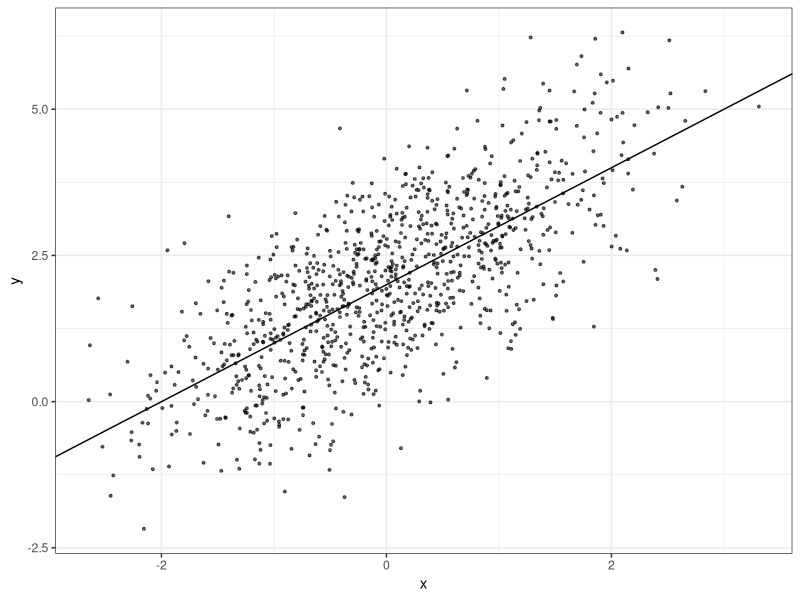
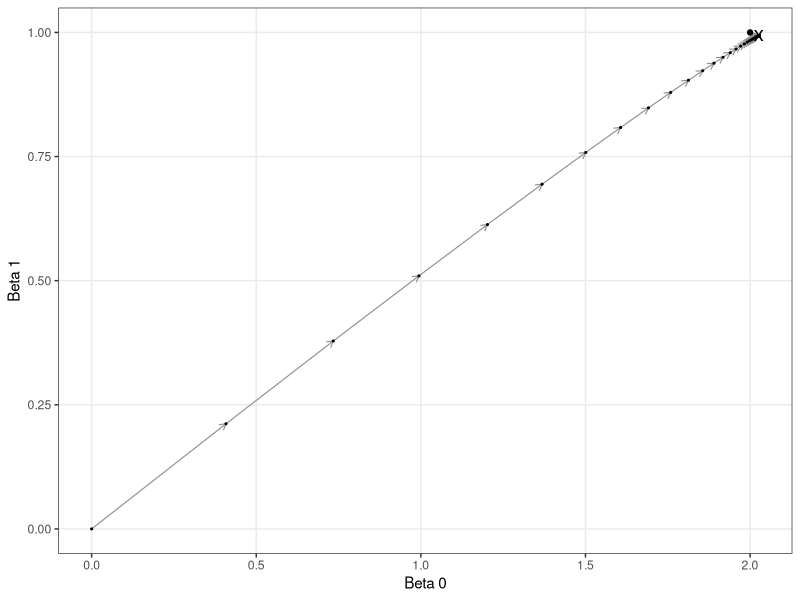
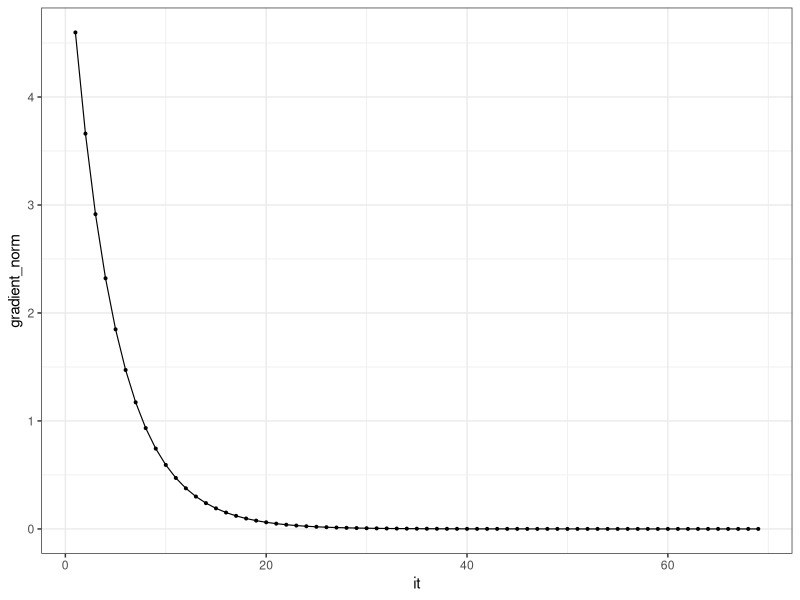
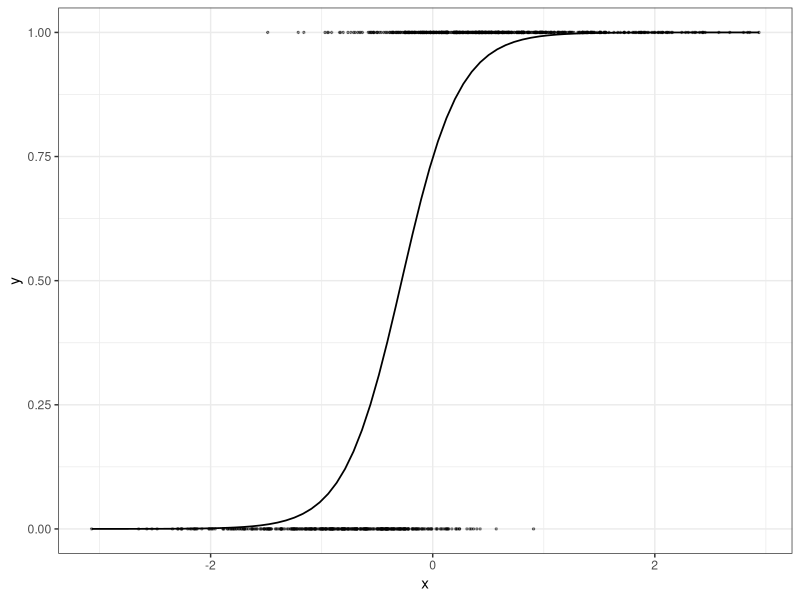
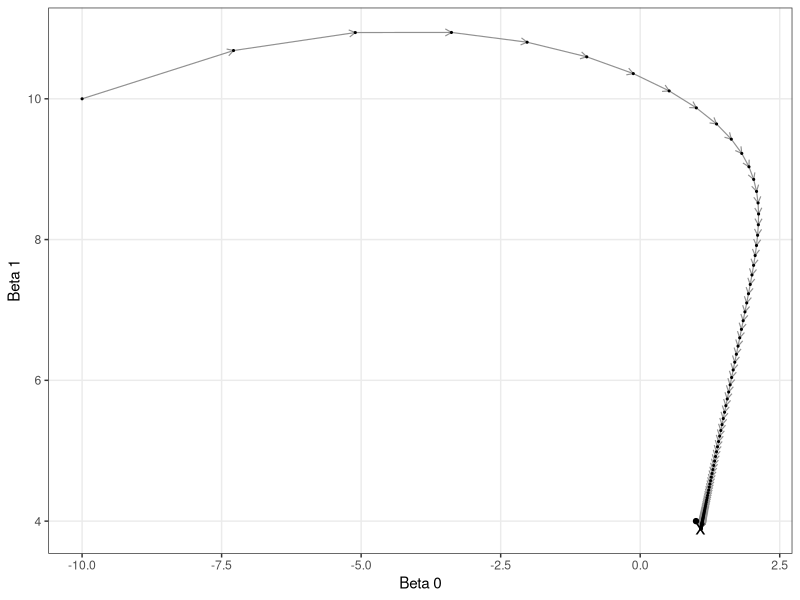
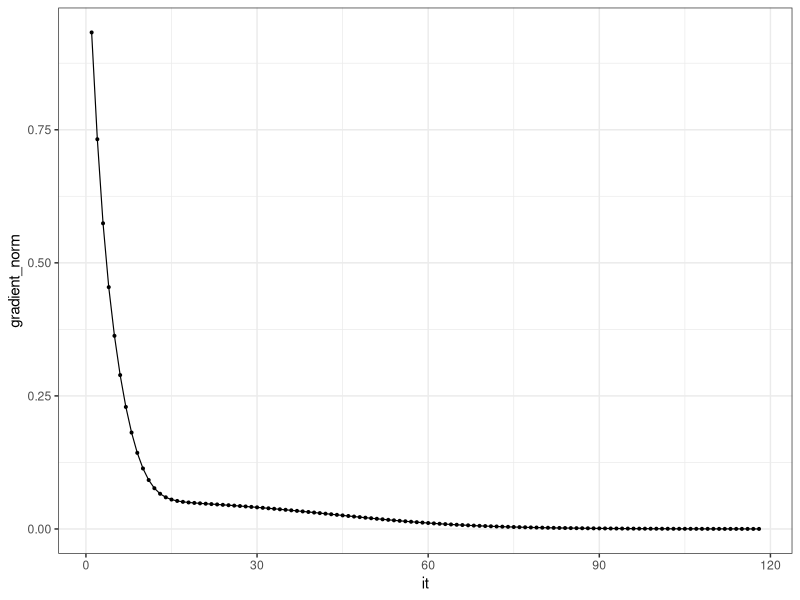
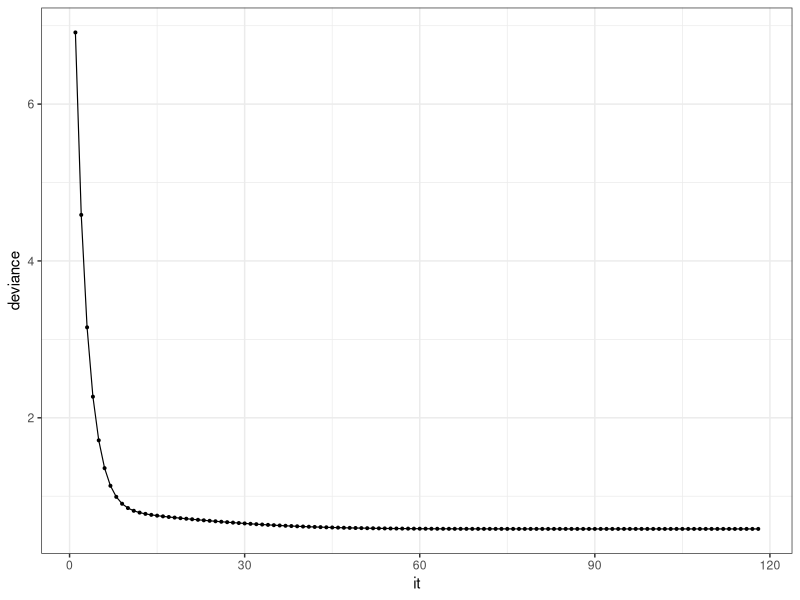
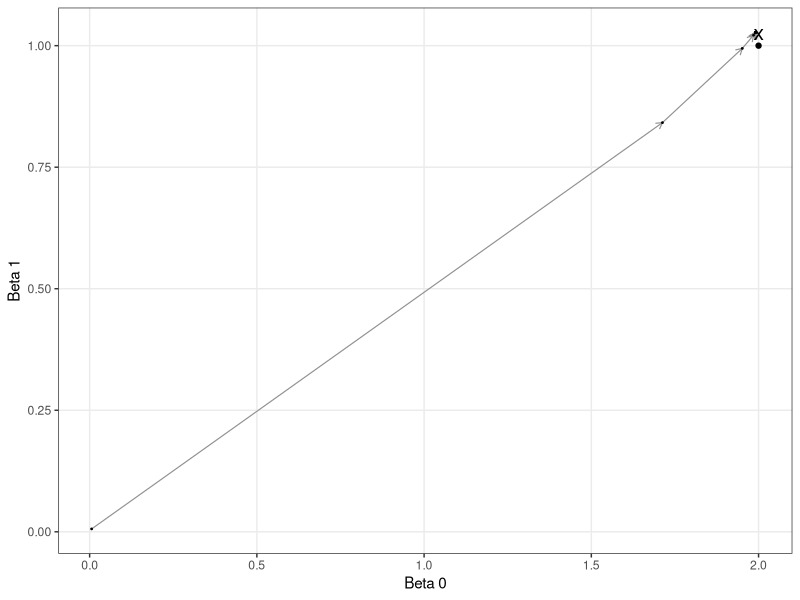

These figures' R source, in order:
## ---- chunk 1
knitr::opts_chunk$set(echo = TRUE)
## ---- chunk 2
library(tidyverse)

theme_set(theme_bw())


N <- 1000
beta_0 <- 2
beta_1 <- 1

set.seed(20170909)
data <- tibble(x = rnorm(N),
               y = beta_0 + beta_1*x + rnorm(N))

model <- lm(y~x, data = data)


(data %>% 
    ggplot(aes(x, y)) +
    geom_point(size = 0.7, alpha = 0.6) +
    geom_abline(slope = beta_1, intercept = beta_0)
) 
## ---- chunk 3
gradient <- function(data, betas){
  n <- nrow(data)
  const <- rep(1, nrow(data))
  li <- data$y - betas[1]*const - betas[2]*data$x
  g1 <- -2*sum(li)/n
  g2 <- -2*sum(li*data$x)/n
  return(c(g1, g2))
}
## ---- chunk 4
max_it <- 100
data_gradient_descent <- tibble(it = 1:max_it,
                                beta_0 = rep(0, max_it),
                                beta_1 = rep(0, max_it),
                                gradient_norm = rep(0, max_it))

i = 0
betas <- c(0, 0)
alpha = 0.1
while(i < max_it){
  i = i + 1
  g <- gradient(data, betas)
  g_norm <- sqrt(sum(g^2))
  g_unit <- g/g_norm
  data_gradient_descent$beta_0[i] <- betas[1]
  data_gradient_descent$beta_1[i] <- betas[2]
  data_gradient_descent$gradient_norm[i] <- g_norm
  if(g_norm < 0.000001) break
  betas <- betas - alpha*g
}


data_gradient_descent <- data_gradient_descent[1:i,]
## ---- chunk 5
data_gradient_descent %>% 
  ggplot(aes(beta_0, beta_1)) +
  xlab("Beta 0") +
  ylab("Beta 1") +
  geom_segment(
    aes(
      xend = c(tail(beta_0, n = -1), NA),
      yend = c(tail(beta_1, n = -1), NA)
    ),
    size = 0.4,
    color = '#919191',
    arrow = arrow(length = unit(0.18, "cm"))
  ) +
  geom_point(size = 0.4, color = 'black') +
  geom_point(aes(x, y),
             data = tibble(x = beta_0,
                           y = beta_1)) +
  geom_point(aes(x, y),
             data = tibble(x = model$coefficients[1],
                           y = model$coefficients[2]),
             shape = 'x',
             size = 5) +
  theme(
    panel.grid.minor = element_blank()
  )
## ---- chunk 6
data_gradient_descent %>% 
  ggplot(aes(it, gradient_norm)) +
  geom_point(size = 0.7) +
  geom_line(size = 0.4)
## ---- chunk 7
# Delete all generated objects
rm(list = ls()) 
## ---- chunk 8
N <- 1000
beta_0 <- 1
beta_1 <- 4

set.seed(124362)
data <- tibble(x = rnorm(N),
               z = beta_0 + beta_1*x,
               pr = 1/(1 + exp(-z)),
               y = rbinom(1000, 1, pr))

model <- glm(y ~ x, data = data, family = "binomial")


data %>% 
  ggplot(aes(x, y)) +
  geom_point(size = 0.5, alpha = 0.4) +
  stat_smooth(method="glm", 
              method.args = list(family = "binomial"), 
              se = FALSE,
              size = 0.6,
              color = 'black')
## ---- chunk 9
backtrack <- function(betas, g, alpha, deviance, data, rho = 0.5, max_iter = 50, c1 = 10^-4){
  funct_value <- do.call(deviance, list(betas, data))
  norm_pk <- sum(g^2)
  i = 0
  while(i < max_iter){
    i = i + 1
    left <- do.call(deviance, list(betas - alpha*g, data))
    right <- funct_value + c1*alpha*norm_pk
    if(left <= right) break
    alpha = alpha*rho
  }
  return(list(alpha = alpha,
              iter = i))
}
## ---- chunk 10
h <- function(x){
  return(1/(1 + exp(-x)))
}

gradient <- function(data, betas){
  n <- nrow(data)
  const <- rep(1, nrow(data))
  bx <- betas[1]*const + betas[2]*data$x
  li <- data$y - h(bx)
  g1 <- -2*sum(li)/n
  g2 <- -2*sum(li*data$x)/n
  return(c(g1, g2))
}


deviance <- function(betas, data = data){
  n <- nrow(data)
  const <- rep(1, nrow(data))
  bx <- betas[1]*const + betas[2]*data$x
  hbx <- h(bx)
  aux <- (1 - data$y)*log(1 - hbx)
  aux2 <- ifelse(is.nan(aux), 0, aux)
  li <- data$y*log(hbx) + aux2
  d <- -2*sum(li)/n
  return(d)
}
## ---- chunk 11
max_it <- 1000
data_gradient_descent <- tibble(it = 1:max_it,
                                beta_0 = rep(0, max_it),
                                beta_1 = rep(0, max_it),
                                gradient_norm = rep(0, max_it),
                                deviance = rep(0, max_it),
                                alpha = rep(0, max_it))

i = 0
betas <- c(-10, 10) # reales 1 y 4
g <- gradient(data, betas)
g_norm <- sqrt(sum(g^2))
while(i < max_it){
  i = i + 1
  g_norm_0 <- g_norm # old gradient norm
  g <- gradient(data, betas)
  g_norm <- sqrt(sum(g^2))
  g_unit <- g/g_norm
  data_gradient_descent$beta_0[i] <- betas[1]
  data_gradient_descent$beta_1[i] <- betas[2]
  data_gradient_descent$gradient_norm[i] <- g_norm
  data_gradient_descent$deviance[i] <- deviance(betas, data)
  if(g_norm < 0.0001 & g_norm/g_norm_0 > 0.8) break
  backtrack_result <- backtrack(betas, g, 3, deviance, data)
  alpha <- backtrack_result[[1]]
  data_gradient_descent$alpha[i] <- alpha
  betas <- betas - alpha*g
}


data_gradient_descent <- data_gradient_descent[1:i,]
## ---- chunk 12
data_gradient_descent %>% 
  ggplot(aes(beta_0, beta_1)) +
  xlab("Beta 0") +
  ylab("Beta 1") +
  geom_segment(
    aes(
      xend = c(tail(beta_0, n = -1), NA),
      yend = c(tail(beta_1, n = -1), NA)
    ),
    size = 0.4,
    color = '#919191',
    arrow = arrow(length = unit(0.18, "cm"))
  ) +
  geom_point(size = 0.4, color = 'black') +
  geom_point(aes(x, y),
             data = tibble(x = beta_0,
                           y = beta_1)) +
  geom_point(aes(x, y),
             data = tibble(x = model$coefficients[1],
                           y = model$coefficients[2]),
             shape = 'x',
             size = 5) +
  theme(panel.grid.minor = element_blank())
## ---- chunk 13

data_gradient_descent %>% 
  ggplot(aes(it, gradient_norm)) +
  geom_point(size = 0.7) +
  geom_line(size = 0.4)


data_gradient_descent %>% 
  ggplot(aes(it, deviance)) +
  geom_point(size = 0.7) +
  geom_line(size = 0.4)
## ---- chunk 14
# Delete all generated objects
rm(list = ls()) 
## ---- chunk 15
N <- 1000
beta_0 <- 2
beta_1 <- 1

data <- tibble(x = rnorm(N),
               y = beta_0 + beta_1*x + rnorm(N))

model <- lm(y~x, data = data)

## ---- chunk 16
# Gradient for an observation
gradient_row <- function(data_row, betas){
  li <- data_row$y - betas[1] - betas[2]*data_row$x
  g1 <- -2*li
  g2 <- -2*li*data_row$x
  return(c(g1, g2))
}

epoch_update <- function(data, betas, alpha, n_epoch, verbose = 1, reordering = F){
  n <- nrow(data)
  if(reordering) data$ix <- sample(1:n)
  else data$ix <- 1:n
  epoch_values <- tibble(
    n_epoch = rep(n_epoch, n),
    obs = 1:n,
    beta_0 = rep(0, n),
    beta_1 = rep(0, n),
    gradient_norm = rep(0, n))
  
  # Iterate over rows in data
  for(i in 1:n){
    # Update coefficients
    g <- gradient_row(data[data$ix == i,], betas) 
    betas <- betas - alpha*g
    # Print and write values in table to keep track and make plots
    g_norm <- sqrt(sum(g^2))
    g_unit <- g/g_norm
    epoch_values$beta_0[i] <- betas[1]
    epoch_values$beta_1[i] <- betas[2]
    epoch_values$gradient_norm[i] <- g_norm
    if(verbose == 2){
      cat(
        "\n\tEpoch: ", n_epoch,
        "\n\tObs: ", i, 
        "\n\tbeta_0: ", betas[1], 
        "\n\tbeta_1: ", betas[2],
        "\n\tgradient_norm: ", g_norm, 
        "\n\tDirection: ", g_unit[1], g_unit[2],
        "\n")
    }
  } # End for
  
  if(verbose == 1){
    cat(
      "\n\tEpoch: ", n_epoch,
      "\n\tbeta_0: ", epoch_values$beta_0[n],
      "\n\tbeta_1: ", epoch_values$beta_1[n],
      "\n\tgradient_norm: ", epoch_values$gradient_norm[n],
      "\n")
  }
  return(list(
    epoch_values = epoch_values,
    betas = betas
  ))
}
## ---- chunk 17
# Start the algorithm
max_it <- 300
n <- nrow(data)
data_gradient_descent <- tibble(
  epoch = rep(0, max_it*n),
  obs = 1:(max_it*n),
  beta_0 = rep(0, max_it*n),
  beta_1 = rep(0, max_it*n),
  gradient_norm = rep(0, max_it*n))

i = 0
betas <- c(0, 0)
alpha = 0.001
while(i < max_it){
  i = i + 1
  epoch_betas <- epoch_update(data, betas, alpha, i, verbose = 0)
  betas_old <- betas
  betas <- epoch_betas$betas
  data_gradient_descent[((i-1)*n + 1):((i)*n),] <- epoch_betas$epoch_values
  g_norm <- epoch_betas$epoch_values$gradient_norm[n]
  dif_betas_norm <- sum((betas - betas_old)^2)
  if(g_norm < 0.000001 | dif_betas_norm < 1e-15) break
}

data_gradient_descent <- data_gradient_descent[1:(i*n),]
data_gradient_descent$it <- 1:nrow(data_gradient_descent)

## ---- chunk 18
plot_gd_iter <- function(data_gradient_descent, model, beta_0, beta_1, denom = 0){
  if(denom > 0) {
    data <- data_gradient_descent %>% 
      filter(it %% floor(n/denom) == 1)
  } else {
    data <- data_gradient_descent
  }
  
  gg <- data %>% 
    ggplot(aes(beta_0, beta_1)) +
    xlab("Beta 0") +
    ylab("Beta 1") +
    geom_segment(
      aes(
        xend = c(tail(beta_0, n = -1), NA),
        yend = c(tail(beta_1, n = -1), NA)
      ),
      size = 0.4,
      color = '#919191',
      arrow = arrow(length = unit(0.18, "cm"))
    ) +
    geom_point(size = 0.3, color = 'black') +
    geom_point(aes(x, y),
               data = tibble(x = beta_0,
                             y = beta_1)) +
    geom_point(aes(x, y),
               data = tibble(x = model$coefficients[1],
                             y = model$coefficients[2]),
               shape = 'x',
               size = 5) +
    theme(
      panel.grid.minor = element_blank()
    )
  return(gg)
}

## ---- chunk 19
# Plots only at the beginning of each epoch
plot_gd_iter(data_gradient_descent, model, beta_0, beta_1, 1) 

# Plots all iterations in all epochs
data_gradient_descent %>% 
  ggplot(aes(beta_0, beta_1)) +
  xlab("Beta 0") +
  ylab("Beta 1") +
  geom_path(size = 0.1, color = 'black') +
  geom_point(size = 0.01, color = 'black', alpha = 0.2) +
  geom_point(aes(x, y),
             data = tibble(x = beta_0,
                           y = beta_1)) +
  geom_point(aes(x, y),
             data = tibble(x = model$coefficients[1],
                           y = model$coefficients[2]),
             shape = 'x',
             size = 5) +
  theme(
    panel.grid.minor = element_blank()
  )
## ---- chunk 20
###################################
###################################
### Logistic Regression
###################################
###################################

rm(list = setdiff(ls(), list("epoch_update", "plot_gd_iter")))

N <- 1000
beta_0 <- 1
beta_1 <- 4

data <- tibble(x = rnorm(N),
               z = beta_0 + beta_1*x,
               pr = 1/(1 + exp(-z)),
               y = rbinom(1000, 1, pr))

model <- glm(y ~ x, data = data, family = "binomial")


h <- function(x){
  return(1/(1 + exp(-x)))
}
## ---- chunk 21
gradient_row <- function(data_row, betas){
  bx <- betas[1] + betas[2]*data_row$x
  li <- li <- data_row$y - h(bx)
  g1 <- -2*li
  g2 <- -2*li*data_row$x
  return(c(g1, g2))
}
## ---- chunk 22
max_it <- 300
n <- nrow(data)
data_gradient_descent <- tibble(
  epoch = rep(0, max_it*n),
  obs = 1:(max_it*n),
  beta_0 = rep(0, max_it*n),
  beta_1 = rep(0, max_it*n),
  gradient_norm = rep(0, max_it*n))

i = 0
betas <- c(-10, 10)
alpha = 0.01
while(i < max_it){
  i = i + 1
  epoch_betas <- epoch_update(data, betas, alpha, i, verbose = 0)
  betas_old <- betas
  betas <- epoch_betas$betas
  data_gradient_descent[((i-1)*n + 1):((i)*n),] <- epoch_betas$epoch_values
  g_norm <- epoch_betas$epoch_values$gradient_norm[n]
  dif_betas_norm <- sum((betas - betas_old)^2)
  if(g_norm < 0.000001 | dif_betas_norm < 1e-15) break
}

data_gradient_descent <- data_gradient_descent[1:(i*n),]
data_gradient_descent$it <- 1:nrow(data_gradient_descent)
## ---- chunk 23

# Plots only at the beginning of each epoch
plot_gd_iter(data_gradient_descent, model, beta_0, beta_1, 1)

# Plots all iterations in all epochs
data_gradient_descent %>% 
  ggplot(aes(beta_0, beta_1)) +
  xlab("Beta 0") +
  ylab("Beta 1") +
  geom_point(size = 0.01, color = 'black', alpha = 0.2) +
  geom_point(aes(x, y),
             data = tibble(x = beta_0,
                           y = beta_1)) +
  geom_point(aes(x, y),
             data = tibble(x = model$coefficients[1],
                           y = model$coefficients[2]),
             shape = 'x',
             size = 5) +
  theme(
    panel.grid.minor = element_blank()
  )

